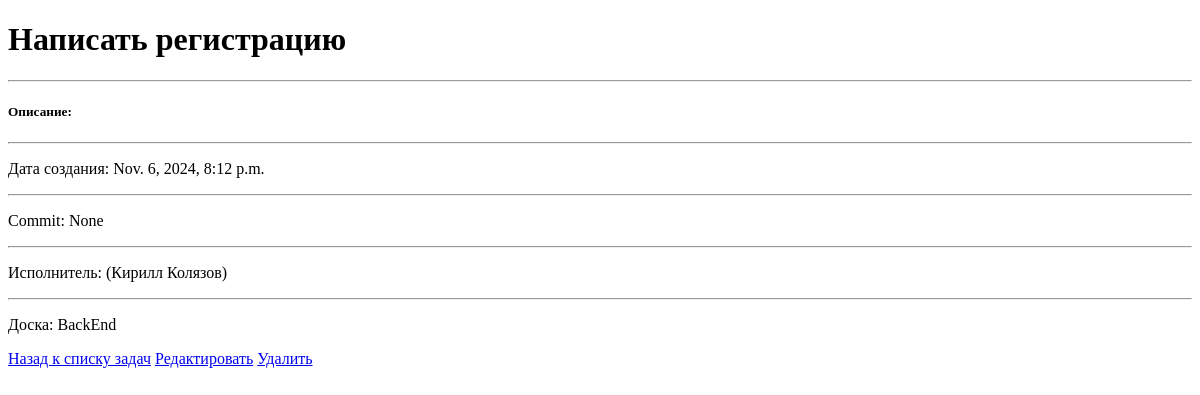
The page /task_detail/11/ on the database as committed earlier.
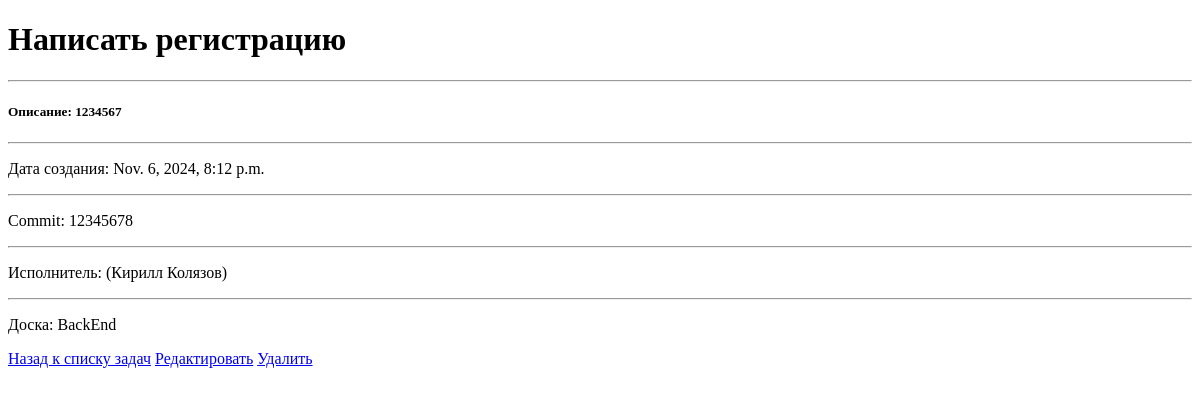
The same page on the database as committed later.
### boards/models.py (models this page shows, shortened)
class Task(models.Model):
    name = models.CharField(max_length=255)
    created_at = timezone.now()
    description = models.TextField(blank=True, null=True)
    commit_url = models.CharField(max_length=255, blank=True, null=True)
    employe = models.ForeignKey(User, on_delete=models.CASCADE, blank=True, null=True)
    board = models.ForeignKey(Board, on_delete=models.CASCADE)
    class Meta:
        ordering = ['name']
        verbose_name = 'Задача'
        verbose_name_plural = 'Задачи'

class Board(models.Model):
    name = models.CharField(max_length=255)
    description = models.TextField(blank=True, null=True)
    class Meta:
        ordering = ['name']
        verbose_name = 'Доска'
        verbose_name_plural = 'Доски'

### users/models.py (models this page shows)
class User(models.Model):
    username = models.CharField(
        max_length=20,
        unique=True,
        blank=True,
        null=True
    )
    first_name = models.CharField(
        max_length=30,
    )
    last_name = models.CharField(
        max_length=30,
    )
    image = models.ImageField(
        upload_to='user_image',
        null=True,
        blank=True
    )
    status = models.OneToOneField('UserStatus', on_delete=models.CASCADE)
    class Meta:
        ordering = ['last_name', 'first_name']
        verbose_name = 'Пользователь'
        verbose_name_plural = 'Пользователи'
    def __str__(self):
        return f'({self.first_name} {self.last_name})'

### boards/views.py (the view)
# urls.py: path('task_detail/<int:pk>/', views.TaskDetail.as_view(), name='task_detail'),
class TaskDetail(DetailView):
    template_name = 'board/task_detail.html'
    model = Task
    context_object_name = 'task'

### templates/board/task_detail.html (shortened to what this page needs)
{% extends '../base.html' %}
{% block content %}
    <div class="info">
        <h1>{{ task.name }}</h1>
        <hr>
        <h5>Описание: {{ task.description }}</h5>
        <hr>
        <p>Дата создания: {{ task.created_at }}</p>
        <hr>
        <p>Commit: {{ task.commit_url }}</p>
        <hr>
        <p>Исполнитель: {{ task.employe }}</p>
        <hr>
        <p>Доска: {{ task.board.name }}</p>
        <a href="{% url 'task_list' %}"> Назад к списку задач</a>
        <a href="{% url 'task_update' task.pk %}"> Редактировать</a>
        <a href="{% url 'task_delete' task.pk %}"> Удалить</a>
    </div>
{% endblock %}

### templates/base.html (shortened to what this page needs)
<!DOCTYPE html>
<html lang="en">
<head>
</head>
<body>
    <div class="main">
        {% block content %}{% endblock %}
    </div>
</body>
</html>

Rows that differ between the two databases and show on the page:
changed Task "Написать регистрацию": description (not shown) → "1234567"; commit_url "None" → "12345678"
